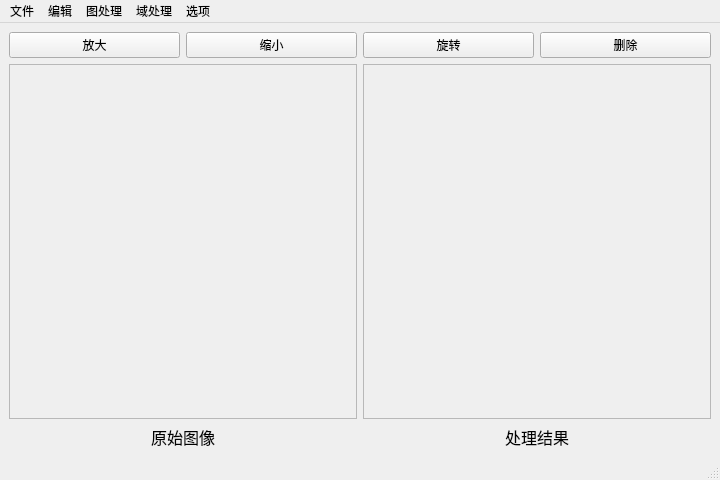
<?xml version="1.0" encoding="UTF-8"?>
<ui version="4.0">
 <class>MainWindow</class>
 <widget class="QMainWindow" name="MainWindow">
  <property name="geometry">
   <rect>
    <x>0</x>
    <y>0</y>
    <width>720</width>
    <height>480</height>
   </rect>
  </property>
  <property name="windowTitle">
   <string>MainWindow</string>
  </property>
  <widget class="QWidget" name="centralwidget">
   <layout class="QGridLayout" name="gridLayout">
    <item row="1" column="2" colspan="2">
     <widget class="QFrame" name="frame_2">
      <property name="sizePolicy">
       <sizepolicy hsizetype="Expanding" vsizetype="Expanding">
        <horstretch>0</horstretch>
        <verstretch>0</verstretch>
       </sizepolicy>
      </property>
      <property name="frameShape">
       <enum>QFrame::StyledPanel</enum>
      </property>
     </widget>
    </item>
    <item row="1" column="0" colspan="2">
     <widget class="QFrame" name="frame">
      <property name="sizePolicy">
       <sizepolicy hsizetype="Expanding" vsizetype="Expanding">
        <horstretch>0</horstretch>
        <verstretch>0</verstretch>
       </sizepolicy>
      </property>
      <property name="frameShape">
       <enum>QFrame::StyledPanel</enum>
      </property>
     </widget>
    </item>
    <item row="0" column="2">
     <widget class="QPushButton" name="pushButton_3">
      <property name="text">
       <string>旋转</string>
      </property>
      <property name="shortcut">
       <string>Ctrl+R</string>
      </property>
     </widget>
    </item>
    <item row="2" column="2" colspan="2">
     <widget class="QLabel" name="label_2">
      <property name="font">
       <font>
        <pointsize>12</pointsize>
       </font>
      </property>
      <property name="text">
       <string>处理结果</string>
      </property>
      <property name="alignment">
       <set>Qt::AlignCenter</set>
      </property>
     </widget>
    </item>
    <item row="0" column="3">
     <widget class="QPushButton" name="pushButton_4">
      <property name="text">
       <string>删除</string>
      </property>
      <property name="shortcut">
       <string>Del</string>
      </property>
     </widget>
    </item>
    <item row="2" column="0" colspan="2">
     <widget class="QLabel" name="label">
      <property name="font">
       <font>
        <pointsize>12</pointsize>
       </font>
      </property>
      <property name="text">
       <string>原始图像</string>
      </property>
      <property name="alignment">
       <set>Qt::AlignCenter</set>
      </property>
     </widget>
    </item>
    <item row="0" column="0">
     <widget class="QPushButton" name="pushButton">
      <property name="text">
       <string>放大</string>
      </property>
      <property name="shortcut">
       <string>Ctrl++</string>
      </property>
     </widget>
    </item>
    <item row="0" column="1">
     <widget class="QPushButton" name="pushButton_2">
      <property name="text">
       <string>缩小</string>
      </property>
      <property name="shortcut">
       <string>Ctrl+-</string>
      </property>
     </widget>
    </item>
   </layout>
  </widget>
  <widget class="QMenuBar" name="menubar">
   <property name="geometry">
    <rect>
     <x>0</x>
     <y>0</y>
     <width>720</width>
     <height>22</height>
    </rect>
   </property>
   <widget class="QMenu" name="menu">
    <property name="title">
     <string>文件</string>
    </property>
    <addaction name="actionNew"/>
    <addaction name="actionOpen"/>
    <addaction name="actionSave"/>
    <addaction name="actionSave_as"/>
   </widget>
   <widget class="QMenu" name="menu_2">
    <property name="title">
     <string>编辑</string>
    </property>
    <addaction name="actionPaste"/>
    <addaction name="actionCopy"/>
   </widget>
   <widget class="QMenu" name="menu_3">
    <property name="title">
     <string>图处理</string>
    </property>
    <addaction name="actionBlur"/>
    <addaction name="actionEdge"/>
    <addaction name="actionChannel"/>
    <addaction name="actionSharpen"/>
    <addaction name="actionInvert"/>
    <addaction name="actionHisteq"/>
   </widget>
   <widget class="QMenu" name="menu_4">
    <property name="title">
     <string>域处理</string>
    </property>
    <widget class="QMenu" name="menu_6">
     <property name="title">
      <string>放缩</string>
     </property>
     <addaction name="action0_25"/>
     <addaction name="action0_5"/>
     <addaction name="action0_8"/>
     <addaction name="separator"/>
     <addaction name="action1_2"/>
     <addaction name="action1_5"/>
     <addaction name="action2_0"/>
    </widget>
    <widget class="QMenu" name="menu_7">
     <property name="title">
      <string>裁剪</string>
     </property>
     <addaction name="action9_16"/>
     <addaction name="action2_3"/>
     <addaction name="action3_4"/>
     <addaction name="action4_5"/>
     <addaction name="separator"/>
     <addaction name="action1_1"/>
     <addaction name="separator"/>
     <addaction name="action5_4"/>
     <addaction name="action4_3"/>
     <addaction name="action3_2"/>
     <addaction name="action16_9"/>
    </widget>
    <widget class="QMenu" name="menu_8">
     <property name="title">
      <string>翻转</string>
     </property>
     <addaction name="actionHSym"/>
     <addaction name="actionVSym"/>
    </widget>
    <addaction name="menu_6"/>
    <addaction name="menu_7"/>
    <addaction name="menu_8"/>
    <addaction name="actionInterface"/>
   </widget>
   <widget class="QMenu" name="menu_5">
    <property name="title">
     <string>选项</string>
    </property>
    <addaction name="actionRefresh"/>
    <addaction name="actionAdapted"/>
    <addaction name="actionAbout"/>
   </widget>
   <addaction name="menu"/>
   <addaction name="menu_2"/>
   <addaction name="menu_3"/>
   <addaction name="menu_4"/>
   <addaction name="menu_5"/>
  </widget>
  <widget class="QStatusBar" name="statusbar"/>
  <action name="actionOpen">
   <property name="text">
    <string>打开</string>
   </property>
   <property name="shortcut">
    <string>Ctrl+O</string>
   </property>
  </action>
  <action name="actionNew">
   <property name="text">
    <string>新建</string>
   </property>
   <property name="shortcut">
    <string>Ctrl+N</string>
   </property>
  </action>
  <action name="actionSave">
   <property name="text">
    <string>保存</string>
   </property>
   <property name="shortcut">
    <string>Ctrl+S</string>
   </property>
  </action>
  <action name="actionSave_as">
   <property name="text">
    <string>另存为</string>
   </property>
   <property name="shortcut">
    <string>Ctrl+A</string>
   </property>
  </action>
  <action name="actionCopy">
   <property name="text">
    <string>复制图像</string>
   </property>
   <property name="shortcut">
    <string>Ctrl+C</string>
   </property>
  </action>
  <action name="actionPaste">
   <property name="text">
    <string>粘贴图像</string>
   </property>
   <property name="shortcut">
    <string>Ctrl+V</string>
   </property>
  </action>
  <action name="actionBlur">
   <property name="text">
    <string>平滑</string>
   </property>
  </action>
  <action name="actionEdge">
   <property name="text">
    <string>边缘提取</string>
   </property>
  </action>
  <action name="actionChannel">
   <property name="text">
    <string>通道提取</string>
   </property>
  </action>
  <action name="actionInterface">
   <property name="text">
    <string>交互</string>
   </property>
   <property name="shortcut">
    <string>`</string>
   </property>
  </action>
  <action name="actionRefresh">
   <property name="checkable">
    <bool>true</bool>
   </property>
   <property name="checked">
    <bool>true</bool>
   </property>
   <property name="text">
    <string>读入刷新</string>
   </property>
   <property name="shortcut">
    <string>Ctrl+F</string>
   </property>
  </action>
  <action name="action0_5">
   <property name="text">
    <string>0.5</string>
   </property>
  </action>
  <action name="action0_8">
   <property name="text">
    <string>0.8</string>
   </property>
  </action>
  <action name="action1_2">
   <property name="text">
    <string>1.2</string>
   </property>
  </action>
  <action name="action1_5">
   <property name="text">
    <string>1.5</string>
   </property>
  </action>
  <action name="action2_0">
   <property name="text">
    <string>2.0</string>
   </property>
  </action>
  <action name="action9_16">
   <property name="text">
    <string>9:16</string>
   </property>
  </action>
  <action name="action2_3">
   <property name="text">
    <string>2:3</string>
   </property>
  </action>
  <action name="action3_4">
   <property name="text">
    <string>3:4</string>
   </property>
  </action>
  <action name="action4_5">
   <property name="text">
    <string>4:5</string>
   </property>
  </action>
  <action name="action1_1">
   <property name="text">
    <string>1:1</string>
   </property>
  </action>
  <action name="action5_4">
   <property name="text">
    <string>5:4</string>
   </property>
  </action>
  <action name="action4_3">
   <property name="text">
    <string>4:3</string>
   </property>
  </action>
  <action name="action3_2">
   <property name="text">
    <string>3:2</string>
   </property>
  </action>
  <action name="action16_9">
   <property name="text">
    <string>16:9</string>
   </property>
  </action>
  <action name="actionHSym">
   <property name="text">
    <string>镜面对称</string>
   </property>
  </action>
  <action name="actionVSym">
   <property name="text">
    <string>竖直对称</string>
   </property>
  </action>
  <action name="action0_25">
   <property name="text">
    <string>0.25</string>
   </property>
  </action>
  <action name="actionAdapted">
   <property name="checkable">
    <bool>true</bool>
   </property>
   <property name="checked">
    <bool>true</bool>
   </property>
   <property name="text">
    <string>自适应显示</string>
   </property>
   <property name="shortcut">
    <string>Ctrl+D</string>
   </property>
  </action>
  <action name="actionSharpen">
   <property name="text">
    <string>锐化</string>
   </property>
  </action>
  <action name="actionInvert">
   <property name="text">
    <string>反色</string>
   </property>
  </action>
  <action name="actionHisteq">
   <property name="text">
    <string>直方图均衡化</string>
   </property>
  </action>
  <action name="actionAbout">
   <property name="text">
    <string>关于</string>
   </property>
  </action>
 </widget>
 <resources/>
 <connections/>
</ui>
